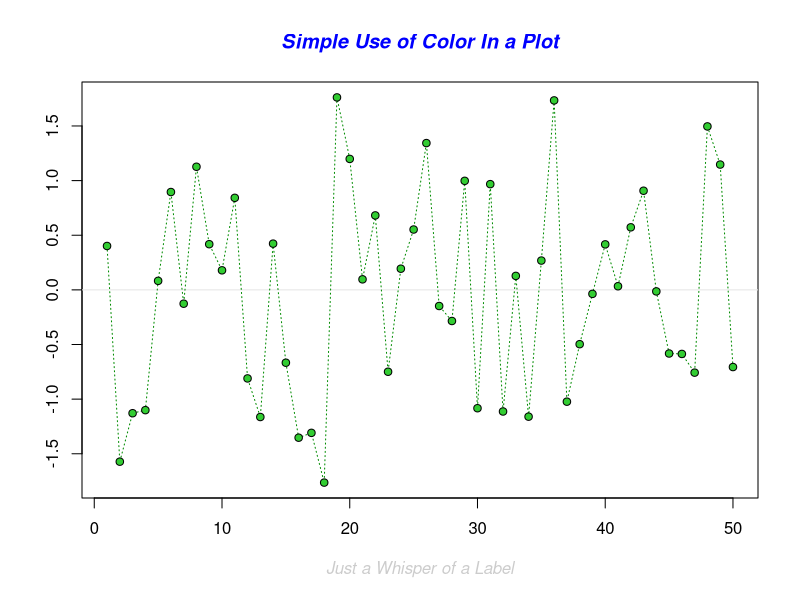
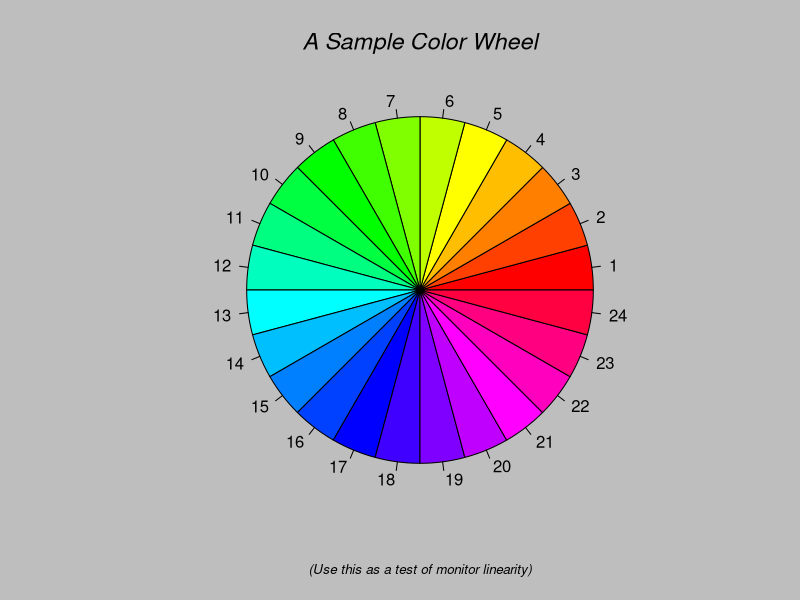
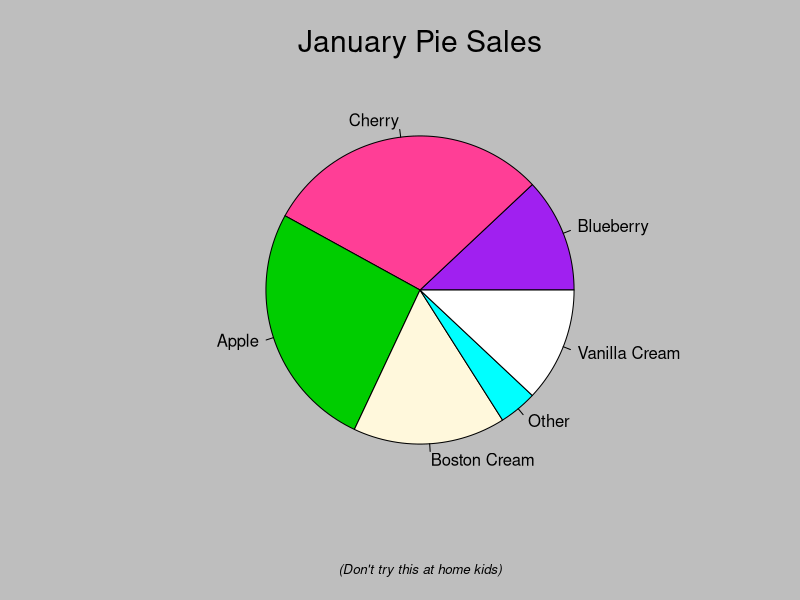
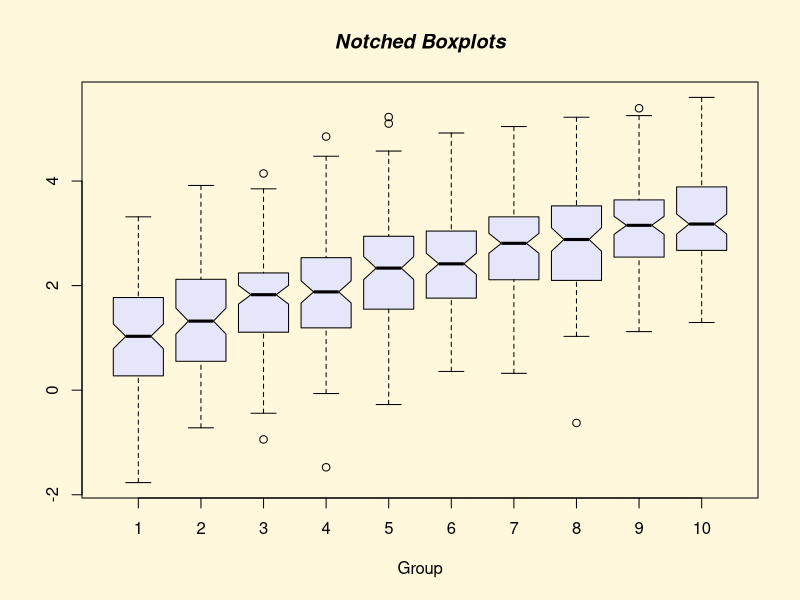
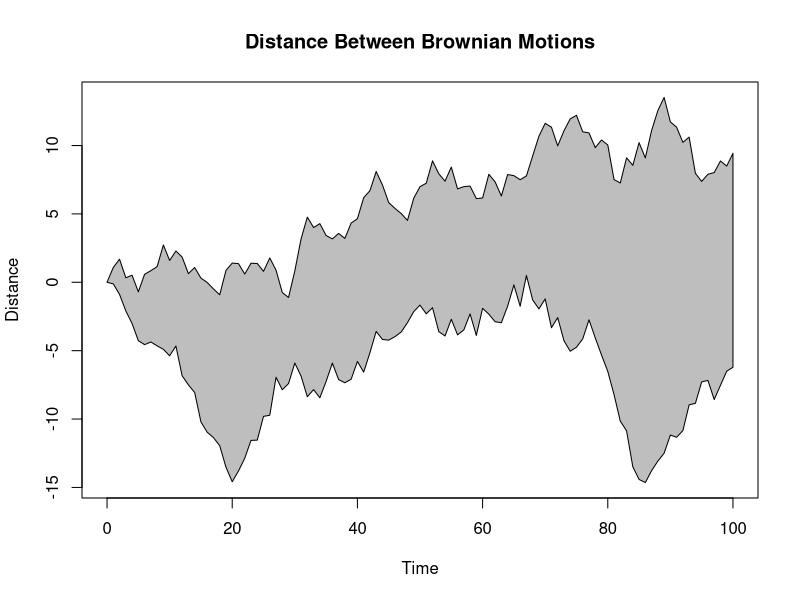
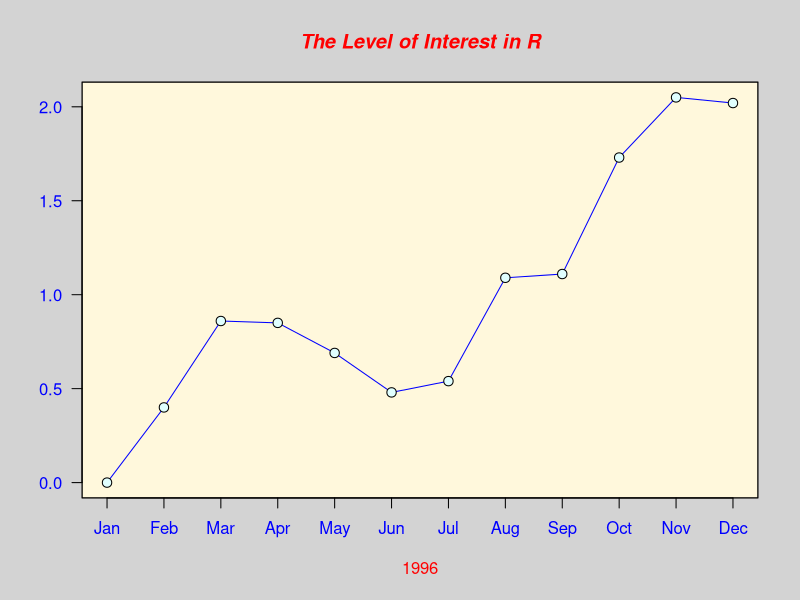
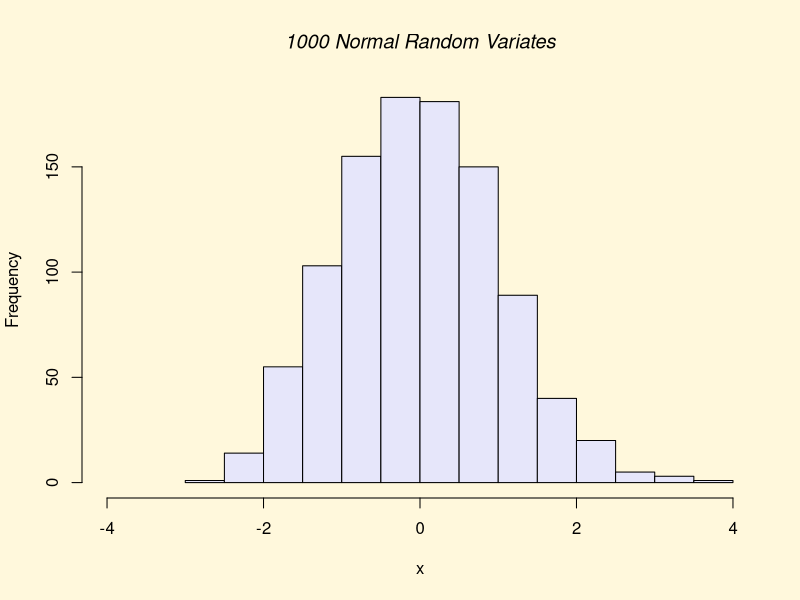
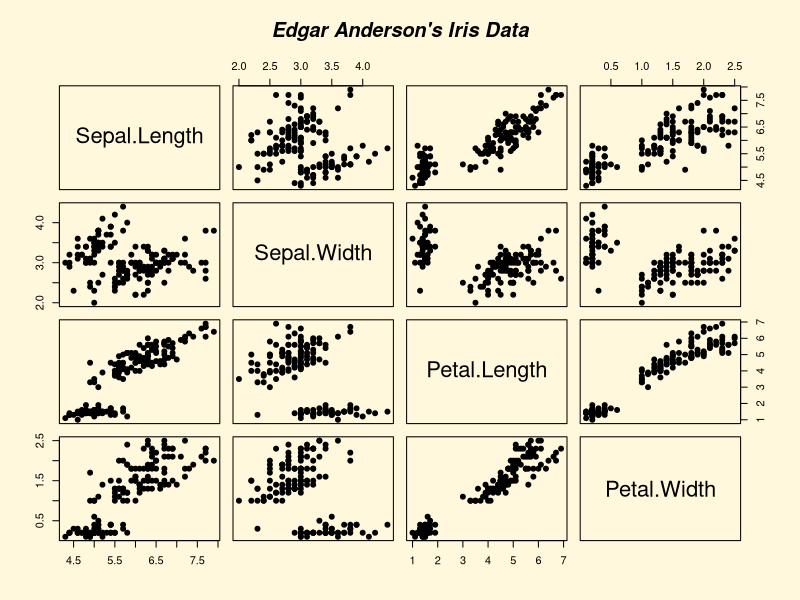

Reproduce these figures in R, in order.
################################################################################
### R BASICS WORKSHOP                                                                                                            ###
### PRESENTATION 8-1: GRÁFICOS                                                                                              ### 
###                                                                                                                                                     ###
### Unida de Servicios Bioinformáticos                                                                                             ###
### Instituto Nacional de Medicina Genómica                                                                                   ###
### Website: github.com/hachepunto/R_Basics_workshop                                                                ### 
################################################################################


### INTRODUCCIÓN ###############################################################

# R ofrece una variedad increíble de opciones para construir gráficos. Escribe 
# este código en la consola para ver unas pocas opciones que son posibles:
demo(graphics)


# Una mejor versión del grafico del volcán (de la ayuda de la función *image*):
x <- 10*(1:nrow(volcano))
y <- 10*(1:ncol(volcano))
image(x, y, volcano, col = terrain.colors(100), axes = FALSE)
contour(x, y, volcano, levels = seq(90, 200, by = 5),
    add = TRUE, col = "peru")
axis(1, at = seq(100, 800, by = 100))
axis(2, at = seq(100, 600, by = 100))
box()
title(main = "Maunga Whau Volcano", font.main = 4)


# Esta parte del taller esta dividida en las siguientes secciones:

# A. Funciones gráficas de alto nivel (high-level functions) 
# B. Funciones gráficas de bajo nivel (low-level functions) 
# C. Parámetros gráficos modificados por la función *par* 
# D. Abrir múltiples ventanas y como partir una ventana gráfica
# E. Guardar gráficos como archivos 



### A. FUNCIONES GRÁFICAS DE ALTO NIVEL ########################################

# Las funciones gráficas de alto nivel se utilizan para crear gráficas, mientras
# que las de bajo nivel se utilizan para modificarlas o añadir elementos. 

# Acá vamos a ver algunos ejemplos, pero para una lista un poco más extensa 
# consulten las paginas 32 y 33 de "R para principiantes" (40 y 41 en la 
# la versión en Ingles).

data(iris)
str(iris)


## *plot* es una función genérica que sirve para hacer muchos tipos de gráficos.
# Una función genérica trabaja distinto dependiendo del tipo de argumentos que 
# se le da. Sin embargo, esta función se usa más frecuentemente para hacer 
# "scatterplots":  

plot(iris$Sepal.Length ~ iris$Sepal.Width)

plot(iris$Petal.Length ~ iris$Petal.Width)


# Existen muchos argumentos que pueden ser utilizados en la función *plot* y en 
# otras funciones para modificar figuras. Algunas de las más comunes son:

# type: cambia el tipo de grafico 

# pch: cambia la forma del símbolo
# cex: cambia el tamaño del símbolo
# col: cambia el color del símbolo
# bg: cambia el color del fondo del símbolo

# main: cambia el titulo principal
# xlab y ylab: cambian los títulos de los ejes
# cex.lab: cambia el tamaño del texto de los títulos de ejes
# cex.axis: cambia el tamaño del texto en los ejes

# las: controla la orientación del texto en el eje y
# bty: cambia el tipo de recuadro al rededor de los puntos 


plot(iris$Petal.Length ~ iris$Petal.Width, cex=3)

plot(iris$Petal.Length ~ iris$Petal.Width, cex=2, pch=21, col="black", bg="grey")

plot(iris$Petal.Length ~ iris$Petal.Width, cex=3, pch=21, col="black", bg="grey",
    main="Plot of Petal Width vs. Petals Length", xlab="Petal Width", 
    ylab="Petal Length", cex.lab=1.5, cex.axis=1.5, bty="l", las=1)



## Estas son otras funciones para gráficos comunes ##

# *boxplot* hace graficos de cajas
boxplot(iris$Sepal.Length)

boxplot(iris$Sepal.Length ~ iris$Species)

boxplot(iris$Sepal.Length ~ iris$Species, col="gold", horizontal=TRUE, las=1)

boxplot(iris$Sepal.Length ~ iris$Species, names=expression(italic("Iris setosa"), 
    italic("Iris versicolor"), italic("Iris virginica")), 
    xlab="Sepal length (cm)", col="gold", cex.lab=1.5, cex.axis=1.5, las=1)

?boxplot


# *hist* hace histogramas
hist(iris$Sepal.Length)

range(iris$Sepal.Length)

hist(iris$Sepal.Length, breaks=seq(min(iris$Sepal.Length), 
    max(iris$Sepal.Length), length.out=30), col="darkolivegreen", 
    border="white")

hist(iris$Sepal.Length, breaks=seq(min(iris$Sepal.Length), 
    max(iris$Sepal.Length), length.out=30), col="darkolivegreen", 
    border="white", xlab="Sepal Length", freq=FALSE)


# *pie* o *piechart* crea gráficos circulares 
table(iris$Species)

pie(x=table(iris$Species))


# *barplot* hace gráficos de barras
barplot(height=table(iris$Species))



### B. FUNCIONES GRÁFICAS DE BAJO NIVEL ########################################

# Aquí vamos a utilizar las funciones *points*, *lines* y *legend*. Para ver 
# una lista más extensa de funciones gráficas de bajo nivel ver la pagina 34
# de "R para principiantes"

# *type="n"* frecuentemente se utiliza para crear un grafico vacío
plot(iris$Petal.Length ~ iris$Petal.Width, type="n")

plot(iris$Petal.Length ~ iris$Petal.Width, xlab="Petal Width", 
    ylab="Petal Length", cex.lab=1.5, cex.axis=1.5, bty="l", las=1, type="n")

# *points* añade puntos a un grafico creado por *plot*    
points(iris$Petal.Length[iris$Species=="setosa"] ~ 
    iris$Petal.Width[iris$Species=="setosa"])
    
    
points(iris$Petal.Length[iris$Species=="setosa"] ~ 
    iris$Petal.Width[iris$Species=="setosa"], pch=19, cex=1.5, col="lightblue")

points(iris$Petal.Length[iris$Species=="versicolor"] ~ 
    iris$Petal.Width[iris$Species=="versicolor"], pch=19, cex=1.5, 
    col="darkorange")
 
points(iris$Petal.Length[iris$Species=="virginica"] ~ 
    iris$Petal.Width[iris$Species=="virginica"], pch=19, cex=1.5, 
    col="grey50")


# *lines* añade líneas a un grafico    
lines(x=c(0, 2.5), y=rep(mean(iris$Petal.Length[iris$Species=="setosa"]), 2), 
    col="royalblue4", lwd=3)      

lines(x=c(0, 2.5), y=rep(mean(iris$Petal.Length[iris$Species=="versicolor"]), 2), 
    col="orange", lwd=3)      
    
lines(x=c(0, 2.5), y=rep(mean(iris$Petal.Length[iris$Species=="virginica"]), 2), 
    col="black", lwd=3)      


# *legend* añade una leyenda                
legend(x="topleft", legend=c(expression(italic("Iris setosa")), 
    expression(italic("Iris versicolor")), expression(italic("Iris virginica"))), 
    pch=19, col=c("lightblue", "darkorange", "grey50"), cex=1.3)
    
legend(x=1.3, y=2.3, legend=c(expression(italic("Iris setosa")), 
    expression(italic("Iris versicolor")), expression(italic("Iris virginica"))), 
    pch=19, col=c("lightblue", "darkorange", "grey50"), cex=1.3)



### C. PARÁMETROS GRÁFICOS MODIFICADOS POR LA FUNCIÓN *par* #################### 

# Para tomar mayor control sobre gráficos, es necesario conocer la función *par*
# y sus argumentos asociados. 

# Muchas características de los gráficos pueden especificarse usando la *par* o
# en las funciones gráficas como *plot* (e.g. color). Otras pueden especificarse 
# solo utilizando *par* (e.g. tamaño del margen). La ayuda de la función *par* 
# tiene mucha información útil:
help(par)

# Primera versión:
hist(iris$Sepal.Length, breaks=seq(0, 8, 0.5), col="gray70", border="gray40", 
    xlab="", ylab="", main="", axes=FALSE, ylim=c(0,40))

hist(iris$Petal.Length, breaks=seq(0, 8, 0.5), density=30, add=TRUE)

axis(side=1, at=seq(0, 8, 1), cex.axis=2, lwd=2, las=1)
axis(side=2, at=seq(0, 40, 5), cex.axis=1.5, cex.axis=2, lwd=2, las=1)

mtext(text="Length (cm)", side=1, line=3, cex=2)
mtext(text="Specimens", side=2, line=3.5, cex=2)

legend(x="topright", legend=c("Sepals", "Petals"), fill=c("gray70", "black"), 
    density=c(NA, 30), pt.cex=2, border=c("gray40", "black"), cex=2)
    
    
# En esta primera versión hay un obvio problema con el titulo en el eje de
# las y. Para corregirlo podemos utilizar el argumento *mar* en la función *par*.

# Segunda versión:
par(mar = c(5, 5, 4, 2), family="mono") # Esta es la única línea que es diferente

hist(iris$Sepal.Length, breaks=seq(0, 8, 0.5), col="gray70", border="gray40", 
    xlab="", ylab="", main="", axes=FALSE, ylim=c(0,40))

hist(iris$Petal.Length, breaks=seq(0, 8, 0.5), density=30, add=TRUE)

axis(side=1, at=seq(0, 8, 1), cex.axis=2, lwd=2, las=1)
axis(side=2, at=seq(0, 40, 5), cex.axis=1.5, cex.axis=2, lwd=2, las=1)

mtext(text="Length (cm)", side=1, line=3, cex=2)
mtext(text="Specimens", side=2, line=3.5, cex=2)

legend(x="topright", legend=c("Sepals", "Petals"), fill=c("gray70", "black"), 
    density=c(NA, 30), pt.cex=2, border=c("gray40", "black"), cex=2)



### D. Abrir múltiples ventanas y partir una ventana gráfica ###################

## 1. Como abril múltiples ventanas ##

# Si no hay una ventana gráfica activa (graphical device), una función gráfica
# crea una ventana antes de hacer un grafico. 
plot(iris$Petal.Length ~ iris$Petal.Width, pch=19)

# Para abrir más de una ventana gráfica se puede utilizar la función *X11*
X11()
plot(iris$Sepal.Length, iris$Sepal.Width, pch=19, col="red")


## 2. Crear una ventana con múltiples paneles con *par* ##

# El argumento *mfrow* necesita 2 números: el numero de filas y columnas en las 
# que la ventana se va a dividir:
par(mfrow=c(1,2))
plot(iris$Petal.Length ~ iris$Petal.Width, pch=19)
plot(iris$Sepal.Length, iris$Sepal.Width, pch=19, col="red")

par(mfrow=c(2,1))
plot(iris$Petal.Length ~ iris$Petal.Width, pch=19)
plot(iris$Sepal.Length, iris$Sepal.Width, pch=19, col="red")


## 3. Crear una ventana con múltiples paneles con *layout* ##

# La funcion *layout* también puede dividir una ventana en paneles, pero los
# paneles no tienen que ser del mismo tamaño u organizarse en filas y columnas

# El principal argumento para la función *layout* es una matriz que define como
# se parte la ventana:

div <- matrix(1:3, nrow=3, ncol=1)
div

layout(mat=div)
layout.show(3)

plot(iris$Sepal.Length, iris$Sepal.Width, pch=19, cex.lab=1.5, cex.axis=1.5, 
    xlab="Sepal length (cm)", ylab="Sepal width (cm)")
plot(iris$Sepal.Length, iris$Petal.Length, pch=19, cex.lab=1.5, cex.axis=1.5, 
    xlab="Sepal length (cm)", ylab="Petal length (cm)")
plot(iris$Sepal.Length, iris$Petal.Width, pch=19, cex.lab=1.5, cex.axis=1.5, 
    xlab="Sepal length (cm)", ylab="Petal width (cm)")
plot(iris$Sepal.Length, iris$Petal.Width, pch=19, type="n", axes=F, bty="n", 
    xlab="", ylab="")
    

div <- matrix(1:4, nrow=2, ncol=2)
div

layout(mat=div)
layout.show(4)

plot(iris$Sepal.Length, iris$Sepal.Width, pch=19, cex.lab=1.5, cex.axis=1.5, 
    xlab="Sepal length (cm)", ylab="Sepal width (cm)")
plot(iris$Sepal.Length, iris$Petal.Length, pch=19, cex.lab=1.5, cex.axis=1.5, 
    xlab="Sepal length (cm)", ylab="Petal length (cm)")
plot(iris$Sepal.Length, iris$Petal.Width, pch=19, cex.lab=1.5, cex.axis=1.5, 
    xlab="Sepal length (cm)", ylab="Petal width (cm)")
plot(iris$Sepal.Length, iris$Petal.Width, pch=19, type="n", axes=F, bty="n", 
    xlab="", ylab="")
mtext("Sepal length", line=-3, cex=1.5)
mtext("versus", line=-5, cex=1.5)
mtext("other variables", line=-7, cex=1.5)
mtext("in Anderson's Iris", line=-9, cex=1.5)


# Esta es una gráfica sencilla con dos paneles
div <- matrix(1:2, nrow=1, ncol=2)
layout(mat=div)
layout.show(2)

plot(iris$Sepal.Length, iris$Sepal.Width)
plot(iris$Sepal.Length, iris$Petal.Length)


# Que tal si queremos hacer que el un panel sea "contenido" por el otro
div <- matrix(c(1,1,2,1), nrow=2, ncol=2)
div

layout(mat=div)
layout.show(2)

plot(iris$Sepal.Length, iris$Sepal.Width)
plot(iris$Sepal.Length, iris$Petal.Length)


# Además, con los argumentos *widths* y *heights* podemos cambiar el tamaño de
# las celdas en las columnas o filas
layout(mat=div, widths=c(2, 1), heights=c(1, 2))
layout.show(2)

plot(iris$Sepal.Length, iris$Sepal.Width)
plot(iris$Sepal.Length, iris$Petal.Length)




### E. GUARDAR GRÁFICOS COMO ARCHIVOS ########################################## 

# Así como es posible enviar un grafico a una ventana abierta, es posible 
# enviar un grafico a un archivo abierto (ambos son tipos de "graphical devices").

# como *X11()* abre ventanas, hay varias funciones que abren varios tipos de 
# archivos: *jpeg*, *png*, *tiff*, *bmp*, *pdf*, *postcript*.


# Ejemplo utilizando *pdf*
help(pdf)


getwd() # ver cual es el directorio de trabajo

# Utilizar *getwd* o las opciones en la barra de R para asignar el directorio
# de trabajo que se quiere utilizar


## Primera versión ##
# Paso 1. Abrir el archivo:
pdf(file="SepalLenght_vs_SepalWidth.pdf", width = 9, height = 7) 

# Paso 2. Crear la figura en el archivo
plot(iris$Petal.Length ~ iris$Petal.Width, cex=3, pch=21, col="black", bg="grey",
    main="Plot of Petal Length vs. Petals Width", xlab="Petal Width", 
    ylab="Petal Length", cex.lab=1.5, cex.axis=1.5, bty="l", las=1)

# Paso 3. Cerrar el archivo
dev.off() 



## Segunda versión ##
# En esta versión hemos hecho la figura en formato png de tamaño grande y de buena calidad
png(filename="SepalLenght_vs_SepalWidth.png", width=480*13, height=480*10, 
    pointsize=12*1.5, res=600) 

plot(iris$Petal.Length ~ iris$Petal.Width, cex=3, pch=21, col="black", bg="grey",
    main="Plot of Petal Width vs. Petals Length", xlab="Petal Width", 
    ylab="Petal Length", cex.lab=1.5, cex.axis=1.5, bty="l", las=1)

dev.off() 







